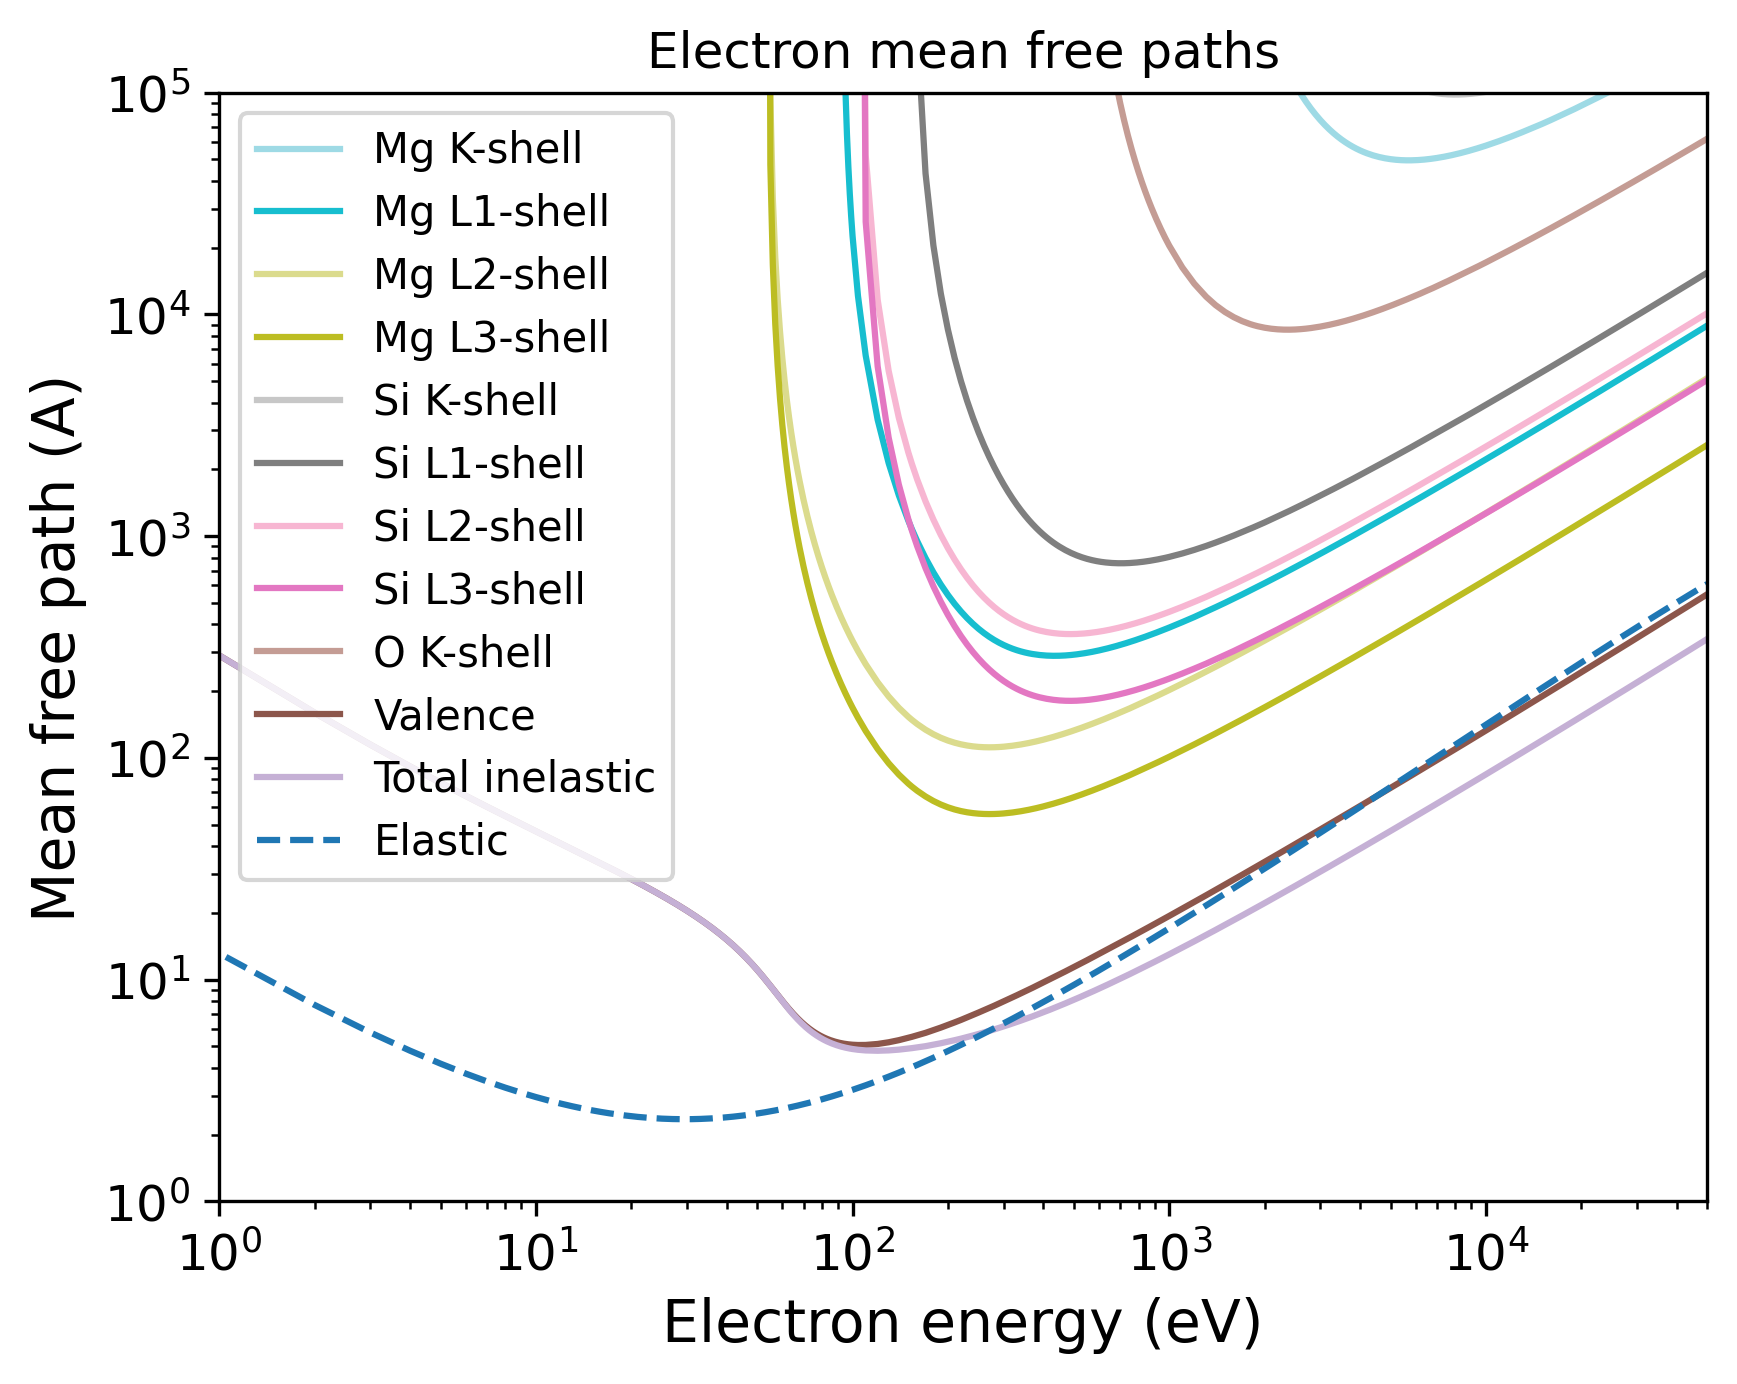

Source code (Python):
import pandas as pd
import numpy as np
import matplotlib.pyplot as plt
import matplotlib.cm as cm
# Set the format:
plt.xlabel("Electron energy (eV)", fontsize=14)
plt.ylabel("Mean free path (A)", fontsize=14)
plt.xticks(fontsize=12)
plt.yticks(fontsize=12)
plt.grid(False)
# Set the axes:
# Read the output file:
df = pd.read_csv(r"OUTPUT_Mg2SiO4_Electron_IMFP.dat", sep=r'\s+', header=None, comment="#", skipinitialspace=True)
plt.xscale("log")
plt.yscale("log")
# Prepare the plot:
columns_to_plot = [ 1, 2, 3, 4, 5, 6, 7, 8, 9, 10, 11]
labels = [ "Mg K-shell", "Mg L1-shell", "Mg L2-shell", "Mg L3-shell", "Si K-shell", "Si L1-shell", "Si L2-shell", "Si L3-shell", "O K-shell", "Valence", "Total inelastic"]
# Create N distinct colors from a colormap
N = len(columns_to_plot)
colors = plt.cm.tab20(np.linspace(1, 0, 20))
# Set line styles:
linestyles = [ "-", "-", "-", "-", "-", "-", "-", "-", "-", "-", "-"]
for i, col in enumerate(columns_to_plot):
    color = colors[i % len(colors)]
    ls    = linestyles[i % len(linestyles)]
    label = labels[i % len(labels)]
    plt.plot(df.iloc[:, 0], df.iloc[:, col],
    color=color,
    label=label,
    linestyle=ls)
# Add a curve from the second file
df2 = pd.read_csv(r"OUTPUT_Mg2SiO4_Electron_EMFP.dat", sep=r'\s+', header=None, comment="#", skipinitialspace=True)
columns_to_plot2 = [ 4]
labels2 = [ "Elastic"]
# Create second part of the plot:
for col, label in zip(columns_to_plot2, labels2):
    plt.plot(df2.iloc[:, 0], df2.iloc[:, col], label=label, linestyle="--")
plt.xlim(1.00000000,50000.00000000)
plt.ylim(1.00000000,100000.00000000)
plt.title("Electron mean free paths")
plt.legend(loc="best", fontsize=10)
# Save the plot in this format:
plt.savefig("OUTPUT_MFP_electron.png", dpi=300, bbox_inches="tight")
